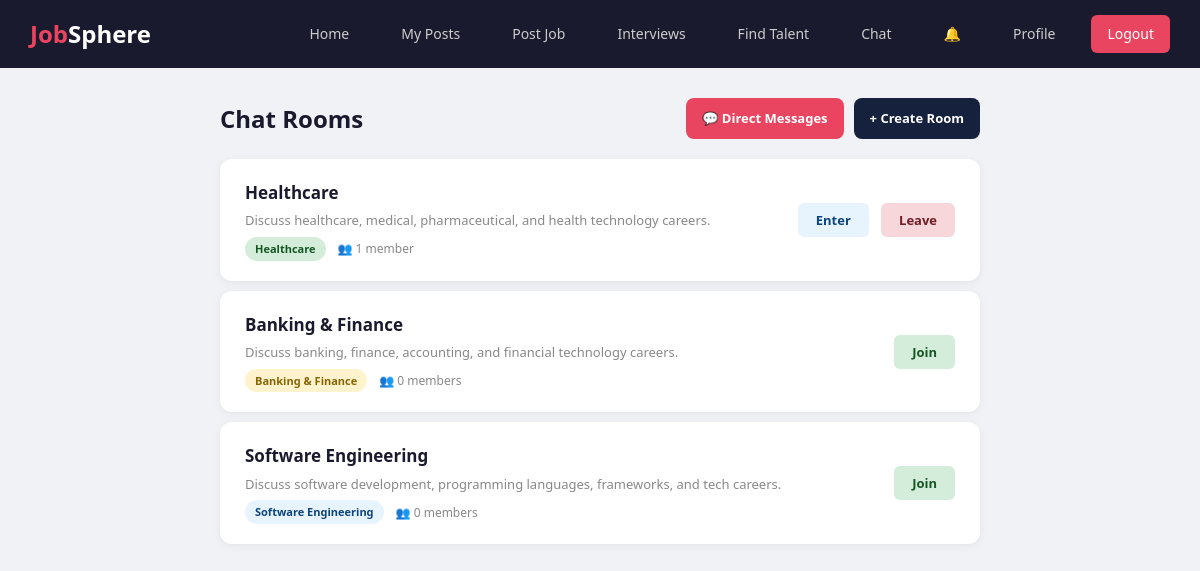
/updates/chat/ (signed in), run on the app's committed database.
### updates/models.py (models this page shows, shortened)
class ChatRoom(models.Model):
    ROOM_TYPE_CHOICES = [
        ('software', 'Software Engineering'),
        ('banking', 'Banking & Finance'),
        ('healthcare', 'Healthcare'),
        ('general', 'General'),
        ('direct', 'Direct Message'),
    ]
    name = models.CharField(max_length=200)
    description = models.TextField(blank=True, null=True)
    room_type = models.CharField(max_length=20, choices=ROOM_TYPE_CHOICES, default='general')
    created_by = models.ForeignKey(User, on_delete=models.SET_NULL, null=True, blank=True, related_name='created_rooms')
    member_count = models.IntegerField(default=0)
    created_at = models.DateTimeField(auto_now_add=True)
    class Meta:
        ordering = ['-created_at']

### updates/views.py (the view)
# urls.py: path('chat/', views.chat_rooms_list_view, name='chat_rooms_list'),
def chat_rooms_list_view(request):
    if not request.user.is_authenticated:
        return redirect('login')
    rooms = ChatRoom.objects.exclude(room_type='direct')
    joined_room_ids = ChatRoomMember.objects.filter(
        user=request.user
    ).values_list('chat_room_id', flat=True)
    rooms_data = []
    for room in rooms:
        rooms_data.append({
            'room': room,
            'is_joined': room.id in joined_room_ids,
        })
    return render(request, 'updates/chat_rooms_list.html', {
        'rooms_data': rooms_data,
        'joined_room_ids': joined_room_ids,
    })

### updates/context_processors.py (called while the page is built)
def unread_notifications(request):
    if request.user.is_authenticated:
        count = Notification.objects.filter(user=request.user, is_read=False).count()
        return {'unread_notif_count': count}
    return {'unread_notif_count': 0}

### templates/updates/chat_rooms_list.html (shortened to what this page needs)
{% extends 'base.html' %}
{% block content %}
<div class="chat-container">
    <div class="chat-header">
        <h1>Chat Rooms</h1>
        <div class="chat-header-actions">
            <a href="{% url 'my_direct_messages' %}" class="btn-dms">&#128172; Direct Messages</a>
            <a href="{% url 'create_room' %}" class="btn-create-room">+ Create Room</a>
        </div>
    </div>
    {% if rooms_data %}
        {% for item in rooms_data %}
        <div class="room-card">
            <div class="room-info">
                <h3>
                    {% if item.is_joined %}
                        <a href="{% url 'chat_room_window' item.room.id %}">{{ item.room.name }}</a>
                    {% else %}
                        {{ item.room.name }}
                    {% endif %}
                </h3>
                {% if item.room.description %}
                    <div class="room-desc">{{ item.room.description }}</div>
                {% endif %}
                <div class="room-meta">
                    <span class="room-type-badge type-{{ item.room.room_type }}">{{ item.room.get_room_type_display }}</span>
                    <span class="member-count">&#128101; {{ item.room.member_count }} member{{ item.room.member_count|pluralize }}</span>
                </div>
            </div>
            <div class="room-actions">
                {% if item.is_joined %}
                    <a href="{% url 'chat_room_window' item.room.id %}" class="btn-enter">Enter</a>
                    <a href="{% url 'leave_room' item.room.id %}" class="btn-leave">Leave</a>
                {% else %}
                    <a href="{% url 'join_room' item.room.id %}" class="btn-join">Join</a>
                {% endif %}
            </div>
        </div>
        {% endfor %}
    {% else %}
        <div class="empty-state">
            <h3>No chat rooms available</h3>
            <p>Create a room to start chatting!</p>
        </div>
    {% endif %}
</div>
{% endblock %}

### data on the page
ChatRoom: room.name "Healthcare", room.description "Discuss healthcare, medical, pharmaceutical, and health technology careers.", room.room_type "Healthcare", room.member_count "1", shows "Enter"
ChatRoom: room.name "Banking & Finance", room.description "Discuss banking, finance, accounting, and financial technology careers.", room.room_type "Banking & Finance", room.member_count "0", shows "Join"
ChatRoom: room.name "Software Engineering", room.description "Discuss software development, programming languages, frameworks, and tech careers.", room.room_type "Software Engineering", room.member_count "0", shows "Join"
